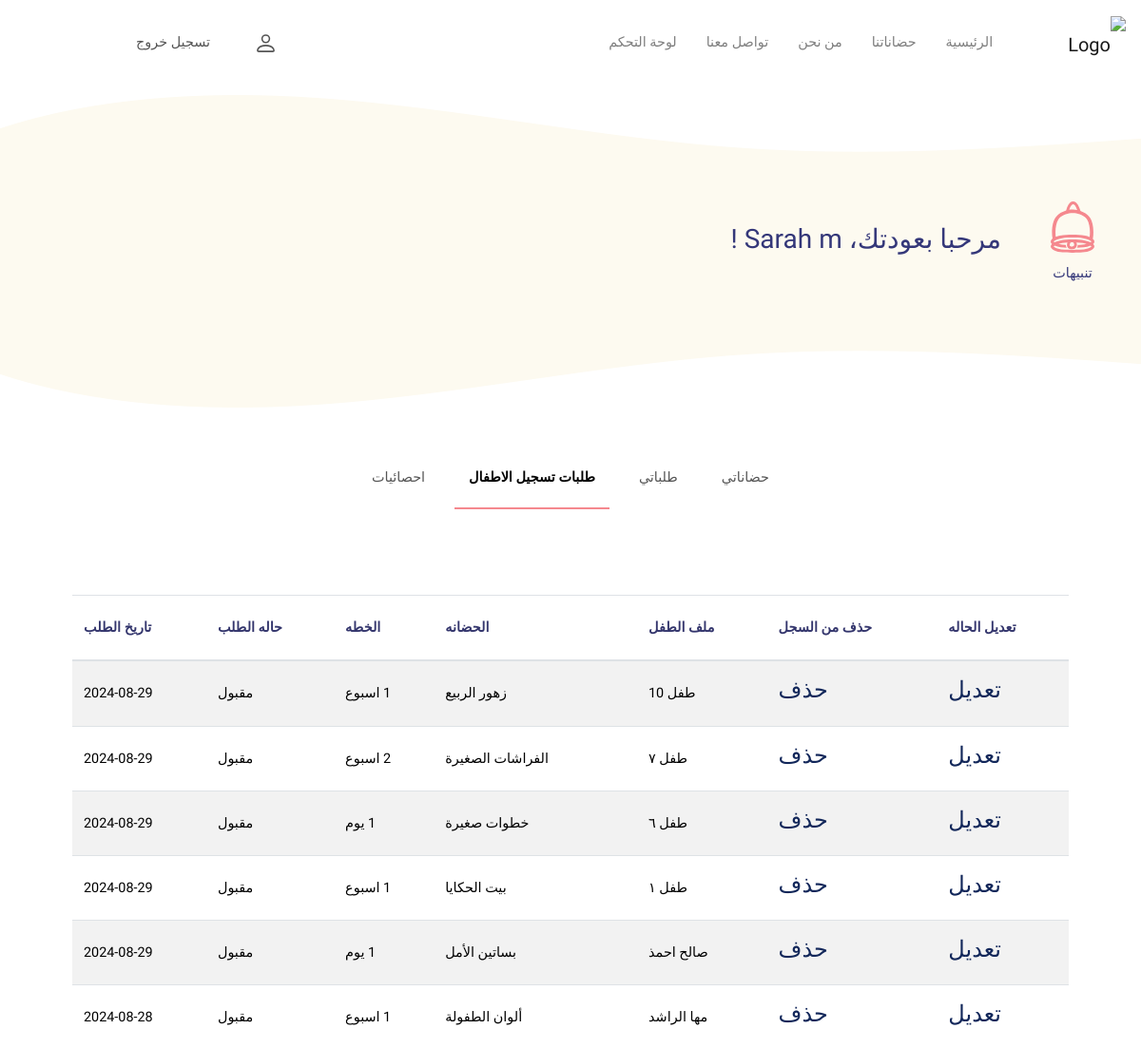
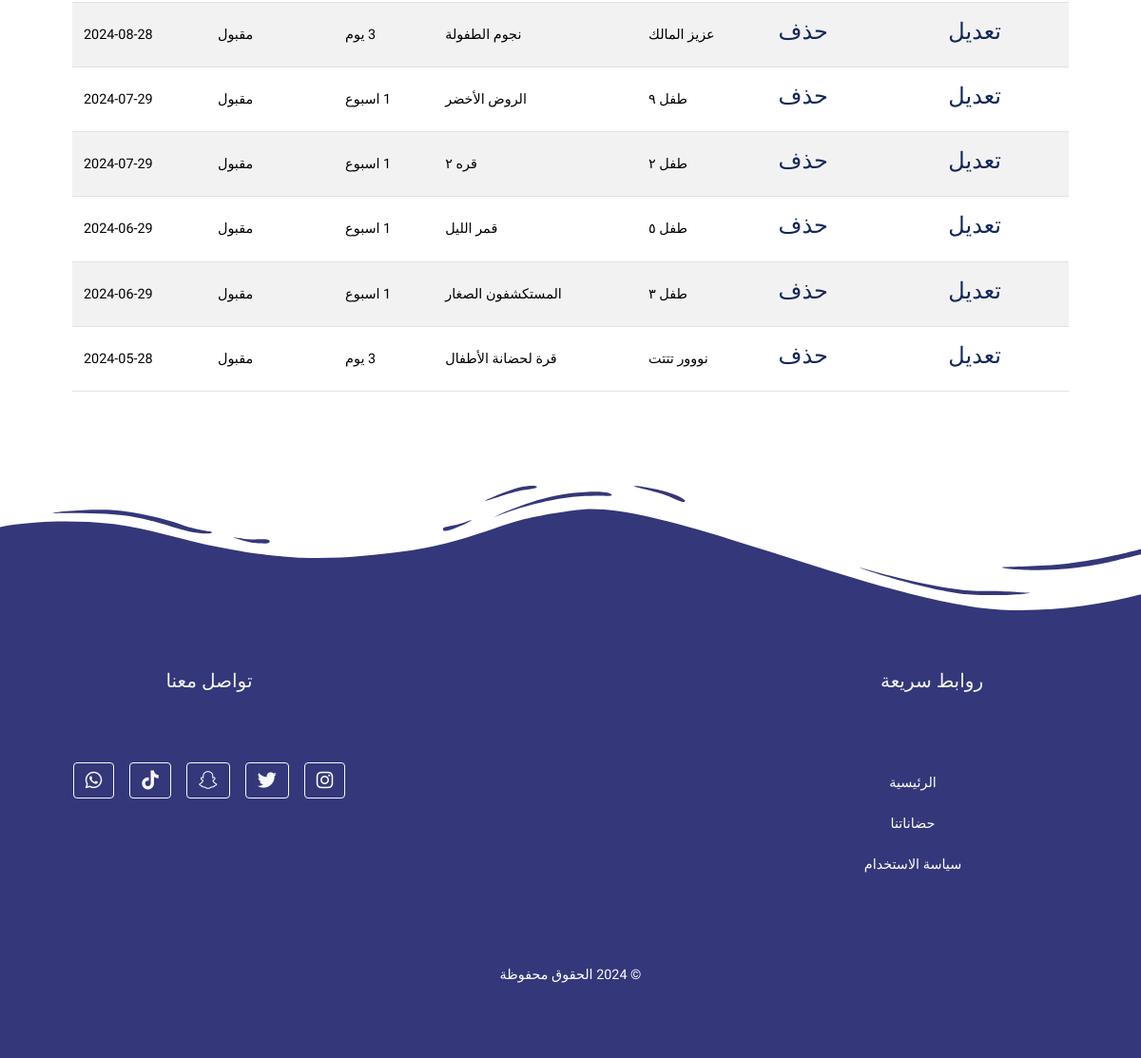
The page /nurseries/chlidren/requests/ (signed in) on the database its author committed (2 pictures, top to bottom).
### registrations/models.py (models this page shows, shortened)
class Registration(models.Model):
    STATUS_CHOICES = [
    ('reviewing', 'تحت المراجعة'),
    ('accepted', 'مقبول'),
    ('rejected', 'مرفوض'),
    ('waiting_payment', 'بانتظار الدفع'),
    ]
    child = models.ForeignKey(Child, on_delete=models.CASCADE, related_name='registrations')
    subscription = models.ForeignKey(Subscription, on_delete=models.CASCADE, related_name='registrations')
    status = models.CharField(max_length=30, choices=STATUS_CHOICES, default='reviewing')
    rejection_reason = models.TextField(blank=True, null=True)
    created_at = models.DateTimeField(auto_now_add=True)

class Subscription(models.Model):
    DURATION_CHOICES = [
        ('day', 'يوم'),
        ('week', 'اسبوع'),
        ('month', 'شهر'),
        ('year', 'سنه'),
    ]
    nursery = models.ForeignKey(Nursery, on_delete=models.CASCADE, related_name='subscriptions')
    duration_unit = models.CharField(max_length=10, choices=DURATION_CHOICES)
    duration_number = models.IntegerField(default=1)
    price = models.DecimalField(max_digits=10, decimal_places=2)
    age_min = models.IntegerField(default=0)
    age_max = models.IntegerField(default=5)

### parents/models.py (models this page shows, shortened)
class Child(models.Model):
    class GenderChoices(models.TextChoices):
        FEMALE = "F", "انثى"
        MALE = "M", "ذكر"
    gender = models.CharField(
        max_length=1,
        choices=GenderChoices.choices,
    )
    first_name = models.CharField(max_length=124,default=None)
    last_name = models.CharField(max_length=124,default=None)
    birth_date = models.DateField()
    national_id = models.CharField(max_length=10)
    about = models.TextField(blank=True, default='')
    Disease = models.TextField(blank=True, default='لايوجد')
    Allergy = models.TextField(blank=True, default='لا يوجد')
    parent = models.ForeignKey(Parent,on_delete=models.CASCADE)
    photo = models.ImageField(upload_to="images/", default="images/default.jpg")
    def age(self):
        today = date.today()
        years = today.year - self.birth_date.year
        months = today.month - self.birth_date.month
        if today.day < self.birth_date.day:
            months -= 1
        if months < 0:
            years -= 1
            months += 12
        if years == 0:
            return f"{months} أشهر"
        else:
            return f"{years} سنة"

### nurseries/models.py (models this page shows, shortened)
class Nursery(models.Model):
    name = models.CharField(max_length=255)
    address = models.URLField(max_length=3000)  # Changed from CharField to URLField
    contact_number = models.CharField(max_length=15)
    email = models.EmailField()
    description = models.TextField(blank=True, null=True)
    accepts_special_needs = models.BooleanField(default=False)
    verified = models.BooleanField(default=False)
    status = models.CharField(max_length=20, default='pending', choices=(
        ('pending', 'تحت المراجعه'),
        ('verified', 'موثق'),
        ('rejected', 'مرفوض')
    ))
    rejection_reason = models.TextField(blank=True, null=True)
    neighborhood = models.ForeignKey(Neighborhood, on_delete=models.CASCADE, related_name='nurseries')
    owner = models.ForeignKey(User, on_delete=models.CASCADE,  limit_choices_to={'is_staff': True})
    commercial_registry_file = models.FileField(upload_to='commercial_registry/', null=True, blank=True)
    license_file = models.FileField(upload_to='nursery_licenses/', null=True, blank=True)
    min_age = models.PositiveIntegerField(default=1)
    max_age = models.PositiveIntegerField(default=5)
    main_image = models.ImageField(upload_to='images/', default="images/nursery_default.jpg")

### nurseries/views.py (the view)
# urls.py: path("chlidren/requests/", views.children_requests, name="children_requests"),
def children_requests(request):
    if not request.user.is_staff:
        return redirect("main:home")
    user_nurseries = Nursery.objects.filter(owner=request.user)
    registrations = Registration.objects.filter(subscription__nursery__in=user_nurseries).order_by('-created_at')
    registrations_reviewing = Registration.objects.filter(
        subscription__nursery__in=user_nurseries,
        status='reviewing'
    )
    registrations_count = registrations_reviewing.count()
    return render(request, "nurseries/children_requests.html", {
        'registrations': registrations,
        'status_choices': Registration.STATUS_CHOICES ,
         "registrations_count":registrations_count })

### main/templatetags/custom_filters.py (called while the page is built)
@register.filter
def startswith(text, starts):
    return text.startswith(starts)

### nurseries/templates/nurseries/children_requests.html (shortened to what this page needs)
{% extends 'main/staff_dashboard.html' %}
{% load static %}
{% block Dashboard-content %}
<link href="{% static 'css/main.css' %}?v=1.1" rel="stylesheet" />
<div class=" p-3 mt-5 mb-5  rounded" style="background-color: #fff;">
    {% if registrations %}
        <table class="table table-striped mt-3" >
            <thead>
                <tr>
                    <th style="background-color: #fff; color: #34366D;">تعديل الحاله</th>
                    <th style="background-color: #fff; color: #34366D;">حذف من السجل</th>
                    <th style="background-color: #fff; color: #34366D;">ملف الطفل</th>
                    <th style="background-color: #fff; color: #34366D;">الحضانه </th>
                    <th style="background-color: #fff; color: #34366D;">الخطه</th>
                    <th style="background-color: #fff; color: #34366D;">حاله الطلب</th>
                    <th style="background-color: #fff; color: #34366D;">تاريخ الطلب</th>
                </tr>
            </thead>
            <tbody>
                {% for registration in registrations %}
                <tr>
                    <td>
                        <a href="#" data-bs-toggle="modal" data-bs-target="#editModal-{{ registration.id }}">
                            <span class="material-symbols-outlined">تعديل</span>
                        </a>
                    </td>
                    <td>
                        <a href="#" data-bs-toggle="modal" data-bs-target="#deleteModal-{{ registration.id }}">
                            <span class="material-symbols-outlined">حذف</span>
                        </a>
                    </td>
                    <td>
                        <a href="#" data-bs-toggle="modal" data-bs-target="#ViewChildyModal-{{ registration.child.id }}" style="text-decoration: none; color: inherit;">
                            {{ registration.child.first_name }} {{ registration.child.last_name }}
                        </a>
                    </td>
                    <td >{{ registration.subscription.nursery.name }} </td>
                    <td>
                        {{ registration.subscription.duration_number }} {{ registration.subscription.get_duration_unit_display }}
                    </td>
                    <td>{{registration.get_status_display}} </td>
                   <td>{{ registration.created_at|date:"Y-m-d" }}</td>
                </tr>
                {% endfor %}
            </tbody>
        </table>
    {% endif %}
</div>
{% endblock %}

### main/templates/main/staff_dashboard.html (shortened to what this page needs)
{% extends 'main/base.html' %}
{% load static %}
{% block hero %}
<section class="ylo-section-wrapper">
  <div class="container hero-padding py-3">
    <div class="d-flex justify-content-between align-items-center py-5 mt-5 mb-3">
      <div class="d-flex flex-column align-items-center">
        <a data-bs-toggle="collapse" href="#multiCollapseExample1" role="button" aria-expanded="false" aria-controls="multiCollapseExample1" class="d-flex flex-column align-items-center mt-2">
            <span class="text-purp">تنبيهات</span>
        </a>
    </div>
      <h3 class="px-lg-5 ms-auto text-purp">مرحبا بعودتك، {{user.first_name}} {{user.last_name}} !</h3>
    </div>
  </div>
</section>
{% endblock %}
{% block content %}
<nav class="nav nav-underline">
  <li class="nav-item">
    <a class="nav-link {% if request.resolver_match.url_name == 'nurseries_view' or request.resolver_match.url_name == 'staff_dashboard' %}active{% endif %}" href="{% url 'nurseries:nurseries_view' %}">حضاناتي</a>
  </li>
  <li class="nav-item">
    <a class="nav-link {% if request.resolver_match.url_name == 'owner_requests_view' %}active{% endif %}" href="{% url 'nurseries:owner_requests_view' %}">طلباتي</a>
  </li>
  <li class="nav-item">
    <a class="nav-link {% if request.resolver_match.url_name == 'children_requests' %}active{% endif %}" href="{% url 'nurseries:children_requests' %}">طلبات تسجيل الاطفال
    </a>
  </li>
  <li class="nav-item">
    <a class="nav-link {% if request.resolver_match.url_name == 'owner_nursery_statistics' %}active{% endif %}" href="{% url 'nurseries:owner_nursery_statistics' %}">احصائيات </a>
  </li>
</nav>
<div class="container">
    {% block Dashboard-content %}
    {% endblock %}
</div>
{% endblock %}

### main/static/main/css/styles.css (style rules this page uses)
body { font-family: 'Markazi Text', sans-serif; line-height: 1.8; }
.nav-underline { display: flex; justify-content: center; padding: 10px 0; }
.nav-underline .nav-link { color: #555; border-bottom: 2px solid transparent; padding: 10px 15px; }
.nav-underline .nav-link:hover, .nav-underline .nav-link.active { border-color: #F5888E; }
.ylo-section-wrapper { position: relative; background-color: #FDFAF0; min-height: 300px; overflow: hidden; }
.ylo-section-wrapper::before, .ylo-section-wrapper::after { content: ''; position: absolute; width: 100%; height: 80px; background-repeat: no-repeat; background-size: cover; z-index: 1; }
.ylo-section-wrapper::before { top: 0; left: 0; background-image: url('/static/main/images/w-t.png'); }
.ylo-section-wrapper::after { bottom: 0; left: 0; background-image: url('/static/main/images/w-b.png'); }
body { font-family: 'Markazi Text', sans-serif; line-height: 1.8; background-color: #ffffff; color: #000000; }

### nurseries/static/css/main.css (style rules this page uses)
h1 , h3 , h2 ,h5,a { color:#12275A }
a { text-decoration: none; }

### main/templates/main/base.html (style rules this page uses)
body { font-family: "IBM Plex Sans Arabic", sans-serif; font-size: 0.9rem; line-height: 3; }
h1, h2, h3, h4, h5, h6, a, p, formlabel { line-height: 3; }
.nav-underline { display: flex; justify-content: center; padding: 10px 0; }
.nav-underline .nav-link { color: #555; border-bottom: 2px solid transparent; padding: 10px 15px; }
.nav-underline .nav-link.active { border-color: #F5888E; }
.text-purp { color: #343779; }

### main/templates/main/staff_dashboard.html (style rules this page uses)
.nav-underline { display: flex; justify-content: center; padding: 10px 0; }
.nav-underline .nav-link { color: #555; border-bottom: 2px solid transparent; padding: 10px 15px; }
.nav-underline .nav-link.active { border-color: #F5888E; }

### rows shown on the page
Registration: child.first_name "طفل", child.last_name "10", subscription.nursery.name "زهور الربيع", subscription.duration_unit "اسبوع", status "مقبول", created_at "2024-08-29"
Registration: child.first_name "طفل", child.last_name "٧", subscription.nursery.name "الفراشات الصغيرة", subscription.duration_number "2", subscription.duration_unit "اسبوع", status "مقبول", created_at "2024-08-29"
Registration: child.first_name "طفل", child.last_name "٦", subscription.nursery.name "خطوات صغيرة", subscription.duration_unit "يوم", status "مقبول", created_at "2024-08-29"
Registration: child.first_name "طفل", child.last_name "١", subscription.nursery.name "بيت الحكايا", subscription.duration_unit "اسبوع", status "مقبول", created_at "2024-08-29"
Registration: child.first_name "صالح", child.last_name "احمذ", subscription.nursery.name "بساتين الأمل", subscription.duration_unit "يوم", status "مقبول", created_at "2024-08-29"
Registration: child.first_name "مها", child.last_name "الراشد", subscription.nursery.name "ألوان الطفولة", subscription.duration_unit "اسبوع", status "مقبول", created_at "2024-08-28"
Registration: child.first_name "عزيز", child.last_name "المالك", subscription.nursery.name "نجوم الطفولة", subscription.duration_number "3", subscription.duration_unit "يوم", status "مقبول", created_at "2024-08-28"
Registration: child.first_name "طفل", child.last_name "٩", subscription.nursery.name "الروض الأخضر", subscription.duration_unit "اسبوع", status "مقبول", created_at "2024-07-29"
Registration: child.first_name "طفل", child.last_name "٢", subscription.nursery.name "قره ٢", subscription.duration_unit "اسبوع", status "مقبول", created_at "2024-07-29"
Registration: child.first_name "طفل", child.last_name "٥", subscription.nursery.name "قمر الليل", subscription.duration_unit "اسبوع", status "مقبول", created_at "2024-06-29"
Registration: child.first_name "طفل", child.last_name "٣", subscription.nursery.name "المستكشفون الصغار", subscription.duration_unit "اسبوع", status "مقبول", created_at "2024-06-29"
Registration: child.first_name "نووور", child.last_name "تتتت", subscription.nursery.name "قرة لحضانة الأطفال", subscription.duration_number "3", subscription.duration_unit "يوم", status "مقبول", created_at "2024-05-28"

### other values the page prints
{{ user.first_name }} "Sarah"
